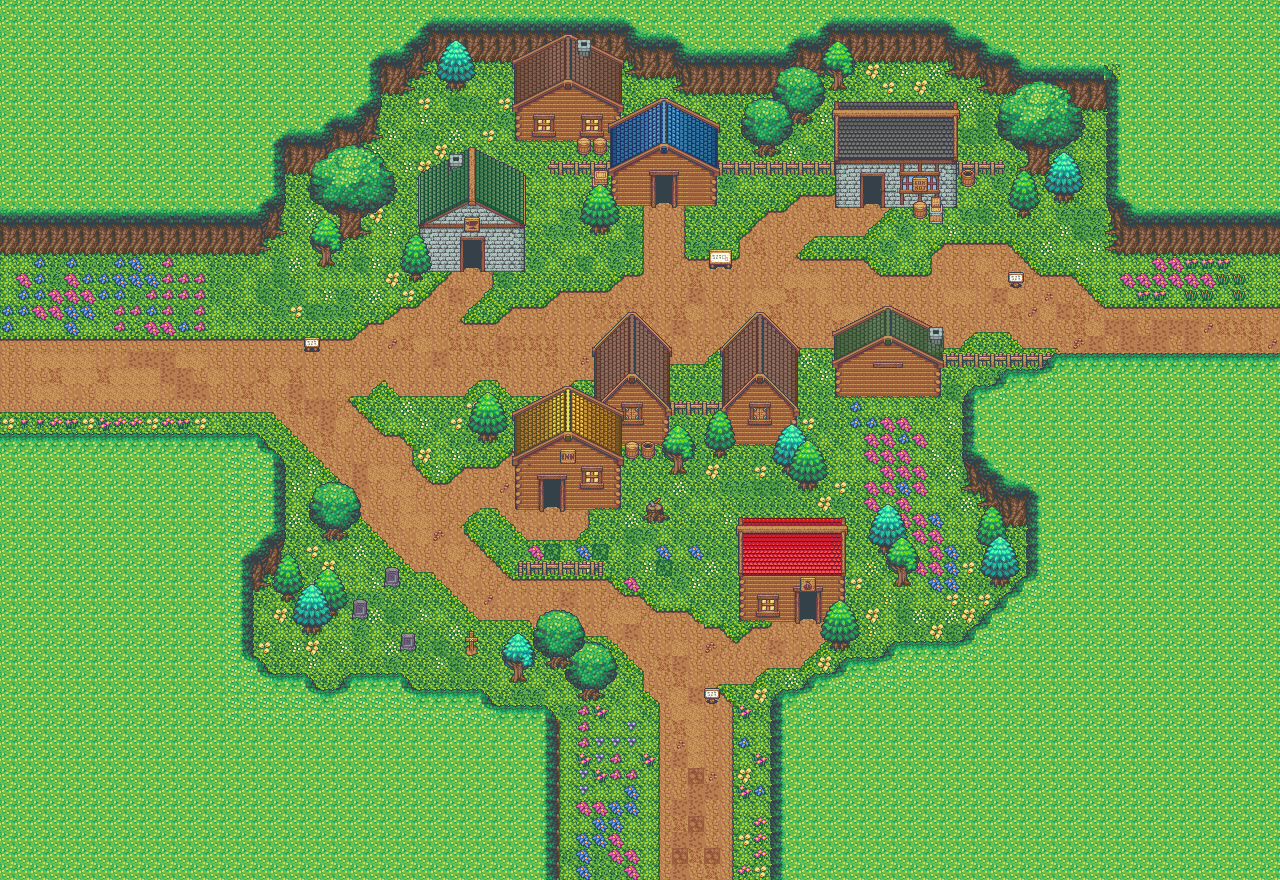

A level layout from a 2D game, rendered from its tile map. Below: a short description, then the map file with tile-grid data replaced by summaries:
An orthogonal 80x55 tile map with 16x16 px tiles, 10 tile layers (Terrain_One, Terrin_Two, Borders, Decorations_One, ...), 4 tilesets and 126 objects (3x TOP_WORLD.FOREST_START, 2x NPC_START, ARMORER_START, HOUSE_ONE_START, LIBRARY_START, ...).

<map version="1.0" orientation="orthogonal" renderorder="right-down" width="80" height="55" tilewidth="16" tileheight="16" backgroundcolor="#005500" nextobjectid="720">
 <tileset firstgid="1" name="tileset1" tilewidth="16" tileheight="16" tilecount="1833" columns="39">
  <image source="../sprites/map_objects/tileset1.png" trans="ffffff" width="624" height="752" />
  <terraintypes>
   <terrain name="Dirt-Grass" tile="107" />
   <terrain name="Rock-Grass" tile="146" />
   <terrain name="Grass-Dirt" tile="112" />
   <terrain name="cobble-grass" tile="264" />
   <terrain name="New Terrain" tile="-1" />
  </terraintypes>
  <tile id="100" terrain="4,4,4,4" />
  <tile id="101" terrain=",4,4,4" />
  <tile id="102" terrain="4,,4,4" />
  <tile id="103" terrain=",,4,4" />
  <tile id="104" terrain="4,4,,4" />
  <tile id="105" terrain=",4,,4" />
  <tile id="107" terrain=",,,4" />
  <tile id="108" terrain="4,4,4," />
  <tile id="110" terrain="4,,4," />
  <tile id="111" terrain=",,4," />
  <tile id="112" terrain="4,4,," />
  <tile id="113" terrain=",4,," />
  <tile id="114" terrain="4,,," />
  <tile id="140" terrain="1,,," />
  <tile id="141" terrain=",1,," />
  <tile id="142" terrain="1,1,," />
  <tile id="143" terrain=",,1," />
  <tile id="144" terrain=",,1," />
  <tile id="256" terrain="3,3,3,3" />
  <tile id="257" terrain=",3,3,3" />
  <tile id="258" terrain="3,,3,3" />
  <tile id="259" terrain=",,3,3" />
  <tile id="260" terrain="3,3,,3" />
  <tile id="261" terrain=",3,,3" />
  <tile id="262" terrain="3,,,3" />
  <tile id="263" terrain=",,,3" />
  <tile id="264" terrain="3,3,3," />
  <tile id="265" terrain=",3,3," />
  <tile id="266" terrain="3,,3," />
  <tile id="267" terrain=",,3," />
  <tile id="268" terrain="3,3,," />
  <tile id="269" terrain=",3,," />
  <tile id="270" terrain="3,,," />
 </tileset>
 <tileset firstgid="1834" name="outside" tilewidth="16" tileheight="16" tilecount="1248" columns="52">
  <image source="../sprites/map_objects/outside.png" trans="ffffff" width="832" height="384" />
 </tileset>
 <tileset firstgid="3082" name="house" tilewidth="16" tileheight="16" tilecount="2448" columns="72">
  <image source="../sprites/map_objects/house.png" trans="ffffff" width="1152" height="544" />
  <terraintypes>
   <terrain name="New Terrain" tile="-1" />
  </terraintypes>
 </tileset>
 <tileset firstgid="5530" name="inside" tilewidth="16" tileheight="16" tilecount="1680" columns="48">
  <image source="../sprites/map_objects/inside.png" trans="ffffff" width="768" height="560" />
 </tileset>
 <layer name="Terrain_One" width="80" height="55">
  <data>[4400 cells, 4400 non-empty, 39 distinct tile ids]</data>
 </layer>
 <layer name="Terrin_Two" width="80" height="55">
  <data>[4400 cells, 1989 non-empty, 53 distinct tile ids]</data>
 </layer>
 <layer name="Borders" width="80" height="55">
  <data>[4400 cells, 684 non-empty, 32 distinct tile ids]</data>
 </layer>
 <layer name="Decorations_One" width="80" height="55">
  <data>[4400 cells, 71 non-empty, 36 distinct tile ids]</data>
 </layer>
 <layer name="House_One" width="80" height="55">
  <data>[4400 cells, 379 non-empty, 209 distinct tile ids]</data>
 </layer>
 <layer name="House_Two" width="80" height="55">
  <data>[4400 cells, 66 non-empty, 66 distinct tile ids]</data>
 </layer>
 <layer name="House_Three" width="80" height="55">
  <data>[4400 cells, 24 non-empty, 20 distinct tile ids]</data>
 </layer>
 <layer name="Decorations_Two" width="80" height="55">
  <data>[4400 cells, 16 non-empty, 8 distinct tile ids]</data>
 </layer>
 <layer name="Trees_One" width="80" height="55">
  <data>[4400 cells, 224 non-empty, 108 distinct tile ids]</data>
 </layer>
 <layer name="Trees_Two" width="80" height="55">
  <data>[4400 cells, 148 non-empty, 60 distinct tile ids]</data>
 </layer>
 <objectgroup name="MAP_COLLISION_LAYER">
  <object id="1" x="880" y="96" width="80" height="112" />
  <object id="2" x="832" y="96" width="48" height="80" />
  <object id="3" x="832" y="176" width="32" height="32" />
  <object id="4" x="720" y="160" width="112" height="16" />
  <object id="5" x="960" y="160" width="48" height="16" />
  <object id="7" x="912" y="208" width="32" height="16" />
  <object id="18" x="944" y="352" width="159" height="16" />
  <object id="19" x="832" y="336" width="112" height="64" />
  <object id="26" x="720" y="336" width="80" height="112" />
  <object id="27" x="738" y="323" width="46" height="13" />
  <object id="35" x="672" y="400" width="48" height="16" />
  <object id="36" x="704" y="448" width="32" height="16" />
  <object id="37" x="704" y="416" width="16" height="32" />
  <object id="38" x="672" y="425" width="16" height="55" />
  <object id="40" x="656" y="336" width="16" height="128" />
  <object id="41" x="624" y="336" width="32" height="128" />
  <object id="42" x="609" y="324" width="46" height="12" />
  <object id="44" x="592" y="336" width="32" height="64" />
  <object id="48" x="512" y="400" width="112" height="80" />
  <object id="53" x="707.667" y="247.833" width="24.5" height="22" />
  <object id="55" x="672" y="112" width="48" height="96" />
  <object id="56" x="656" y="96" width="16" height="80" />
  <object id="60" x="608" y="96" width="48" height="112" />
  <object id="69" x="576" y="144" width="32" height="16" />
  <object id="71" x="544" y="160" width="64" height="16" />
  <object id="72" x="592" y="176" width="16" height="64" />
  <object id="79" x="480" y="176" width="48" height="96" />
  <object id="80" x="464" y="144" width="16" height="96" />
  <object id="82" x="416" y="160" width="48" height="112" />
  <object id="84" x="400" y="224" width="16" height="60" />
  <object id="96" x="304" y="336" width="16" height="16" />
  <object id="100" x="512" y="480" width="32" height="32" />
  <object id="102" x="560" y="480" width="64" height="32" />
  <object id="104" x="642" y="497" width="25" height="28" />
  <object id="107" x="384" y="567" width="16" height="18" />
  <object id="110" x="352" y="598" width="16" height="20" />
  <object id="111" x="400" y="630" width="16" height="20" />
  <object id="112" x="464" y="629" width="15" height="27" />
  <object id="122" x="579" y="669.5" width="25.5" height="29.5" />
  <object id="124" x="736" y="512" width="64" height="112" />
  <object id="125" x="800" y="512" width="48" height="80" />
  <object id="162" x="240" y="560" width="16" height="96" />
  <object id="164" x="256" y="656" width="16" height="16" />
  <object id="165" x="272" y="672" width="48" height="16" />
  <object id="166" x="304" y="688" width="48" height="16" />
  <object id="168" x="336" y="672" width="80" height="16" />
  <object id="169" x="416" y="690" width="72" height="14" />
  <object id="170" x="496" y="705" width="57" height="15" />
  <object id="171" x="768" y="688" width="48" height="32" />
  <object id="172" x="816" y="672" width="32" height="16" />
  <object id="173" x="832" y="656" width="64" height="16" />
  <object id="175" x="880" y="640" width="96" height="16" />
  </objectgroup>
 <objectgroup name="MAP_SPAWNS_LAYER">
  <!-- 12 objects omitted --></objectgroup>
 <objectgroup name="MAP_PORTAL_LAYER">
  <!-- 9 objects omitted --></objectgroup>
</map>
<!-- 74 of 126 objects omitted -->
